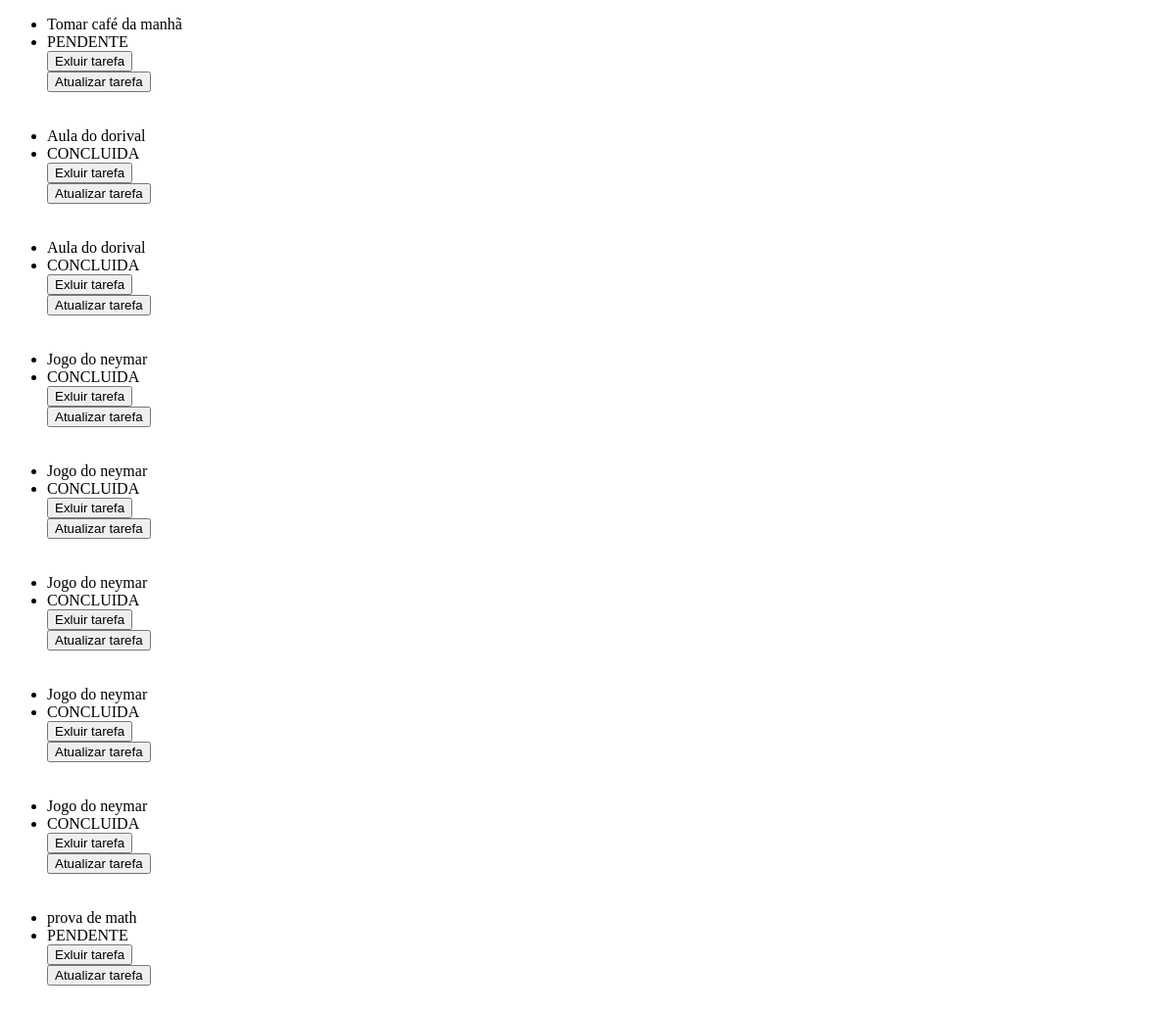
The app's page /, older data.
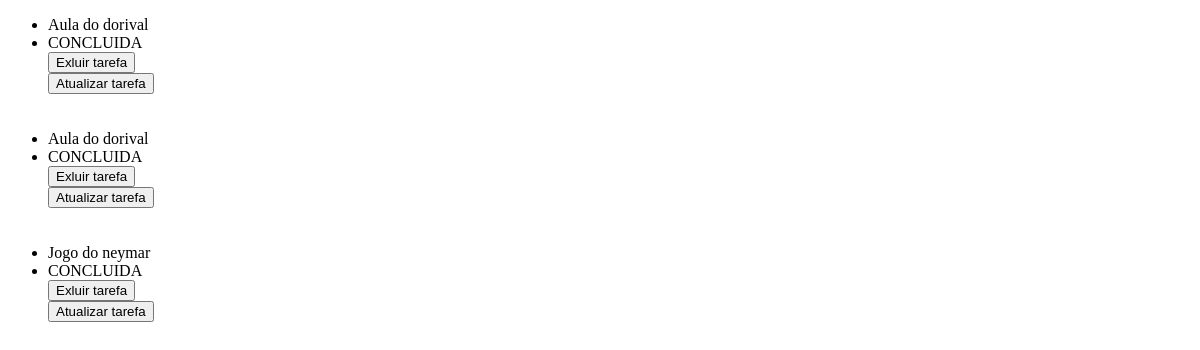
The same page, newer data.
### app/models.py (models this page shows, shortened)
class Tarefa(models.Model):
    escolha = [
        ("PENDENTE" ,"PENDENTE"),
        ("CONCLUIDA", "CONCLUIDA"),
        ("A FAZER", "A FAZER"),
    ]
    descricao = models.TextField()
    status = models.CharField(max_length=20, choices=escolha)

### app/views.py (the view)
# urls.py: path("", mostrar_tarefa, name="mostrar_tarefa"),
def mostrar_tarefa(request):
    tarefas = Tarefa.objects.all()
    return render(request, "index.html" , {'tarefas':tarefas})

### app/templates/index.html (shortened to what this page needs)
<!DOCTYPE html>
<html lang="en">
<head>
</head>
<body>
<ul>
{% for i in tarefas%}
<li>{{i.descricao}}</li>
<li>{{i.status}}</li>
<form action="{% url 'excluir_tarefa' i.id %}" method="POST">
    <button type="submit">Exluir tarefa</button>
</form>
<form action="{% url 'atualizar_tarefa' i.id %}" method="POST">
    <button type="submit">Atualizar tarefa</button>
</form>
<br><br>
{% endfor %}
</ul>
</body>
</html>

Row changes from the older to the newer data that the page shows:
removed Tarefa: descricao "Tomar café da manhã", status "PENDENTE"
removed Tarefa: descricao "Jogo do neymar", status "CONCLUIDA"
removed Tarefa: descricao "Jogo do neymar", status "CONCLUIDA"
removed Tarefa: descricao "Jogo do neymar", status "CONCLUIDA"
removed Tarefa: descricao "Jogo do neymar", status "CONCLUIDA"
removed Tarefa: descricao "prova de math", status "PENDENTE"
